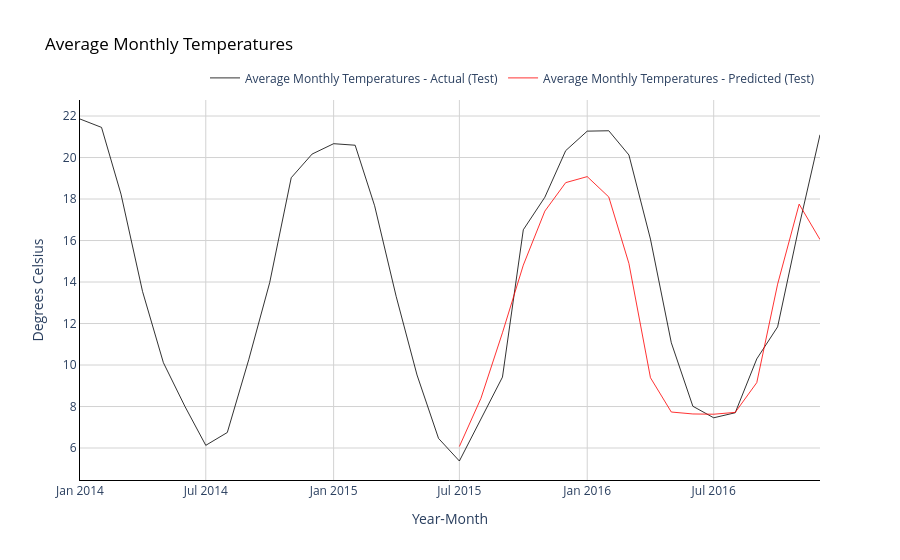

Notebook code for this chart:
### Code cell
# Plot average monthly temperatures (actual and predicted) for test (out of time) data
fig = go.Figure()

# Trace for actual temperatures
fig.add_trace(go.Scatter(x=np.array(dfloc_test.columns),
                         y=np.array(dfloc_test.values).flatten(),
                         mode='lines',
                         name='Average Monthly Temperatures - Actual (Test)',
                         opacity=0.8,
                         line=dict(color='black', width=1)
                        ))

# Trace for predicted temperatures
fig.add_trace(go.Scatter(x=np.array(dfloc_test.columns[-timestep:]),
                         y=pred_test.flatten(),
                         mode='lines',
                         name='Average Monthly Temperatures - Predicted (Test)',
                         opacity=0.8,
                         line=dict(color='red', width=1)
                        ))

# Change chart background color
fig.update_layout(dict(plot_bgcolor = 'white'))

# Update axes lines
fig.update_xaxes(showgrid=True, gridwidth=1, gridcolor='lightgrey',
                 zeroline=True, zerolinewidth=1, zerolinecolor='lightgrey',
                 showline=True, linewidth=1, linecolor='black',
                 title='Year-Month'
                )

fig.update_yaxes(showgrid=True, gridwidth=1, gridcolor='lightgrey',
                 zeroline=True, zerolinewidth=1, zerolinecolor='lightgrey',
                 showline=True, linewidth=1, linecolor='black',
                 title='Degrees Celsius'
                )

# Set figure title
fig.update_layout(title=dict(text="Average Monthly Temperatures", font=dict(color='black')),
                  legend=dict(orientation="h", yanchor="bottom", y=1.02, xanchor="right", x=1)
                 )
fig.show()

### Figure 1 — Plotly figure (JSON) as saved in the notebook; plotly's stock layout.template omitted (floating-point values rounded to 4 significant figures)
{"data": [{"line": {"color": "black", "width": 1}, "mode": "lines", "name": "Average Monthly Temperatures - Actual (Test)", "opacity": 0.8, "type": "scatter", "x": ["2014-01", "2014-02", "2014-03", "2014-04", "2014-05", "2014-06", "2014-07", "2014-08", "2014-09", "2014-10", "2014-11", "2014-12", "2015-01", "2015-02", "2015-03", "2015-04", "2015-05", "2015-06", "2015-07", "2015-08", "2015-09", "2015-10", "2015-11", "2015-12", "2016-01", "2016-02", "2016-03", "2016-04", "2016-05", "2016-06", "2016-07", "2016-08", "2016-09", "2016-10", "2016-11", "2016-12"], "y": [21.86, 21.45, 18.23, 13.54, 10.11, 8.007, 6.129, 6.748, 10.28, 13.97, 19.03, 20.17, 20.67, 20.59, 17.68, 13.31, 9.521, 6.463, 5.374, 7.371, 9.417, 16.52, 18.09, 20.33, 21.27, 21.29, 20.12, 16.07, 11.07, 8.013, 7.456, 7.7, 10.29, 11.84, 16.7, 21.1]}, {"line": {"color": "red", "width": 1}, "mode": "lines", "name": "Average Monthly Temperatures - Predicted (Test)", "opacity": 0.8, "type": "scatter", "x": ["2015-07", "2015-08", "2015-09", "2015-10", "2015-11", "2015-12", "2016-01", "2016-02", "2016-03", "2016-04", "2016-05", "2016-06", "2016-07", "2016-08", "2016-09", "2016-10", "2016-11", "2016-12"], "y": [6.074, 8.391, 11.56, 14.81, 17.42, 18.79, 19.08, 18.1, 14.89, 9.388, 7.734, 7.641, 7.628, 7.719, 9.152, 13.9, 17.75, 16.05]}], "layout": {"legend": {"orientation": "h", "x": 1, "xanchor": "right", "y": 1.02, "yanchor": "bottom"}, "plot_bgcolor": "white", "title": {"font": {"color": "black"}, "text": "Average Monthly Temperatures"}, "xaxis": {"gridcolor": "lightgrey", "gridwidth": 1, "linecolor": "black", "linewidth": 1, "showgrid": true, "showline": true, "title": {"text": "Year-Month"}, "zeroline": true, "zerolinecolor": "lightgrey", "zerolinewidth": 1}, "yaxis": {"gridcolor": "lightgrey", "gridwidth": 1, "linecolor": "black", "linewidth": 1, "showgrid": true, "showline": true, "title": {"text": "Degrees Celsius"}, "zeroline": true, "zerolinecolor": "lightgrey", "zerolinewidth": 1}}}
